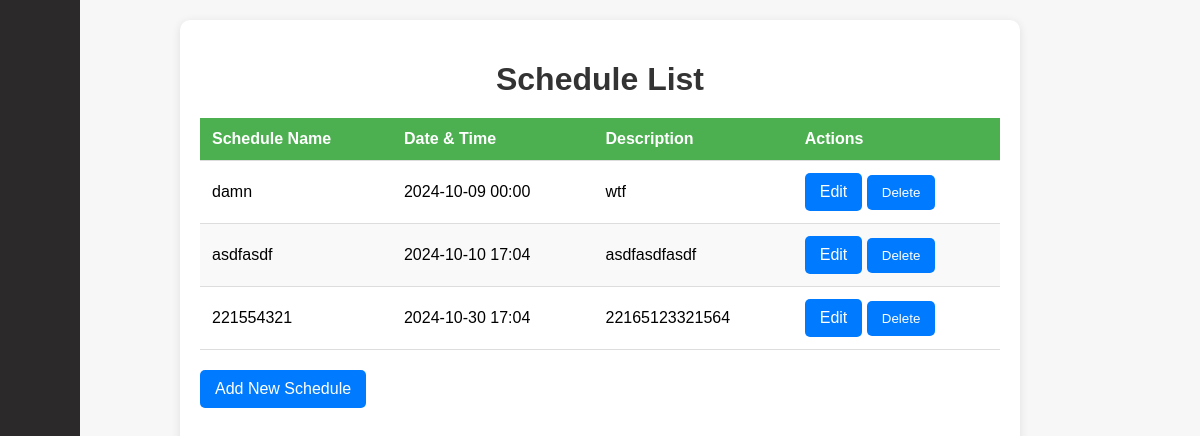
Page /Reviewer/calendar/schedule-list/ on the committed database.
### EthicsApp/views/models.py (models this page shows, shortened)
class Schedule(models.Model):
    schedname = models.CharField(max_length=120, default="Unnamed Schedule")
    datetime = models.DateTimeField(null=True)
    description = models.TextField(null=True)

### EthicsApp/views/views.py (the view)
# urls.py: path('Reviewer/calendar/schedule-list/', views.schedule_list, name='schedule_list'),
def schedule_list(request):
    schedules = Schedule.objects.all()
    return render(request, 'Reviewer/ScheduleList.html', {'schedules': schedules})

### EthicsApp/templates/Reviewer/ScheduleList.html (shortened to what this page needs)
{% load static %}
{% block css %}
    <link rel="stylesheet" href="{% static 'css/schedules.css' %}">
{% endblock %}
{% include "Reviewer/sidebar.html" %}
{% block content %}
<div class="container">
    <h1>Schedule List</h1>
    {% if schedules %}
        <table>
            <thead>
                <tr>
                    <th>Schedule Name</th>
                    <th>Date & Time</th>
                    <th>Description</th>
                    <th>Actions</th>
                </tr>
            </thead>
            <tbody>
                {% for schedule in schedules %}
                <tr>
                    <td>{{ schedule.schedname }}</td>
                    <td>{{ schedule.datetime|date:"Y-m-d H:i" }}</td>
                    <td>{{ schedule.description }}</td>
                    <td>
                        <a href="{% url 'update_schedule' schedule.id %}" class="btn">Edit</a>
                        <form action="{% url 'delete_schedule' schedule.id %}" method="POST" style="display:inline;">
                            <button type="submit" class="btn">Delete</button>
                        </form>
                    </td>
                </tr>
                {% endfor %}
            </tbody>
        </table>
    {% else %}
        <p>No schedules available.</p>
    {% endif %}
    <a href="{% url 'AddSchedule2' %}" class="btn">Add New Schedule</a>
</div>
{% endblock %}

### EthicsApp/static/css/schedules.css (style rules this page uses)
body { font-family: Arial, sans-serif; background-color: #f7f7f7; margin: 0; padding: 0; display: flex; height: 100vh; }
.container { margin-top: 50px; background-color: #ffffff; padding: 40px; border-radius: 10px; box-shadow: 0 4px 15px rgba(0, 0, 0, 0.1); max-width: 500px; width: 100%; margin: 100px auto; text-align: left; margin-left: 250px; }
.container { max-width: 800px; margin: 20px auto; padding: 20px; background: #ffffff; border-radius: 10px; box-shadow: 0 2px 10px rgba(0, 0, 0, 0.1); }
h1 { text-align: center; color: #333; margin-bottom: 20px; }
table { width: 100%; border-collapse: collapse; margin-bottom: 20px; }
thead { background-color: #4CAF50; color: white; }
th, td { padding: 12px; text-align: left; border-bottom: 1px solid #ddd; }
tbody tr:nth-child(even) { background-color: #f9f9f9; }
.btn { display: inline-block; padding: 10px 15px; border: none; border-radius: 5px; background-color: #007BFF; color: white; text-decoration: none; text-align: center; transition: background-color 0.3s; }

### EthicsApp/static/css/sidebar.css (style rules this page uses)
body { font-family: Arial, sans-serif; margin: 0; padding: 0; display: flex; }

### rows in the picture
Schedule: schedname "damn", datetime "2024-10-09 00:00", description "wtf"
Schedule: schedname "asdfasdf", datetime "2024-10-10 17:04", description "asdfasdfasdf"
Schedule: schedname "221554321", datetime "2024-10-30 17:04", description "22165123321564"
